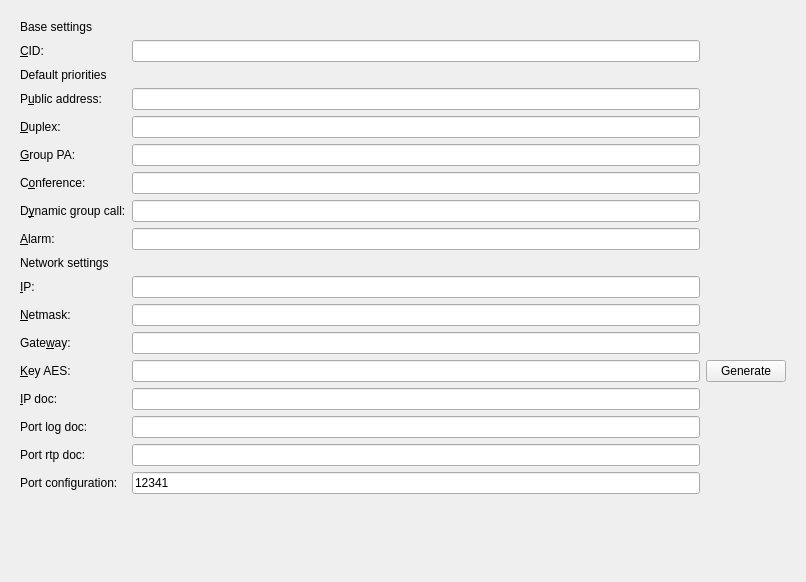
<?xml version="1.0" encoding="UTF-8"?>
<ui version="4.0">
 <class>GlobalParameters</class>
 <widget class="QWidget" name="GlobalParameters">
  <property name="geometry">
   <rect>
    <x>0</x>
    <y>0</y>
    <width>806</width>
    <height>582</height>
   </rect>
  </property>
  <property name="windowTitle">
   <string>Global Parametes</string>
  </property>
  <layout class="QGridLayout" name="gridLayout_2">
   <item row="0" column="0">
    <widget class="QWidget" name="ContainerForm" native="true">
     <layout class="QGridLayout" name="gridLayout">
      <item row="0" column="0">
       <widget class="QLabel" name="l_base_settings">
        <property name="text">
         <string>Base settings</string>
        </property>
        <property name="buddy">
         <cstring>m_pa</cstring>
        </property>
       </widget>
      </item>
      <item row="1" column="0">
       <widget class="QLabel" name="l_caller_id">
        <property name="text">
         <string>&amp;CID:</string>
        </property>
        <property name="buddy">
         <cstring>m_caller_id</cstring>
        </property>
       </widget>
      </item>
      <item row="1" column="1">
       <widget class="QLineEdit" name="m_caller_id"/>
      </item>
      <item row="2" column="0">
       <widget class="QLabel" name="l_default_settings">
        <property name="text">
         <string>Default priorities</string>
        </property>
       </widget>
      </item>
      <item row="3" column="0">
       <widget class="QLabel" name="l_pa">
        <property name="text">
         <string>P&amp;ublic address:</string>
        </property>
        <property name="buddy">
         <cstring>m_pa</cstring>
        </property>
       </widget>
      </item>
      <item row="3" column="1">
       <widget class="QLineEdit" name="m_pa"/>
      </item>
      <item row="4" column="0">
       <widget class="QLabel" name="l_duplex">
        <property name="text">
         <string>&amp;Duplex:</string>
        </property>
        <property name="buddy">
         <cstring>m_duplex</cstring>
        </property>
       </widget>
      </item>
      <item row="4" column="1">
       <widget class="QLineEdit" name="m_duplex"/>
      </item>
      <item row="5" column="0">
       <widget class="QLabel" name="l_circular_call">
        <property name="text">
         <string>&amp;Group PA:</string>
        </property>
        <property name="buddy">
         <cstring>m_group_pa</cstring>
        </property>
       </widget>
      </item>
      <item row="5" column="1">
       <widget class="QLineEdit" name="m_group_pa"/>
      </item>
      <item row="6" column="0">
       <widget class="QLabel" name="l_phone_call">
        <property name="text">
         <string>C&amp;onference:</string>
        </property>
        <property name="buddy">
         <cstring>m_conference</cstring>
        </property>
       </widget>
      </item>
      <item row="6" column="1">
       <widget class="QLineEdit" name="m_conference"/>
      </item>
      <item row="7" column="0">
       <widget class="QLabel" name="l_conference">
        <property name="text">
         <string>D&amp;ynamic group call:</string>
        </property>
        <property name="buddy">
         <cstring>m_dynamic_group_call</cstring>
        </property>
       </widget>
      </item>
      <item row="7" column="1">
       <widget class="QLineEdit" name="m_dynamic_group_call"/>
      </item>
      <item row="8" column="0">
       <widget class="QLabel" name="l_message">
        <property name="text">
         <string>&amp;Alarm:</string>
        </property>
        <property name="buddy">
         <cstring>m_alarm</cstring>
        </property>
       </widget>
      </item>
      <item row="8" column="1">
       <widget class="QLineEdit" name="m_alarm"/>
      </item>
      <item row="9" column="0">
       <widget class="QLabel" name="l_network_settings">
        <property name="text">
         <string>Network settings</string>
        </property>
       </widget>
      </item>
      <item row="10" column="0">
       <widget class="QLabel" name="l_ip">
        <property name="text">
         <string>&amp;IP:</string>
        </property>
        <property name="buddy">
         <cstring>m_ip</cstring>
        </property>
       </widget>
      </item>
      <item row="10" column="1">
       <widget class="QLineEdit" name="m_ip"/>
      </item>
      <item row="11" column="0">
       <widget class="QLabel" name="l_netmask">
        <property name="text">
         <string>&amp;Netmask:</string>
        </property>
        <property name="buddy">
         <cstring>m_netmask</cstring>
        </property>
       </widget>
      </item>
      <item row="11" column="1">
       <widget class="QLineEdit" name="m_netmask"/>
      </item>
      <item row="12" column="0">
       <widget class="QLabel" name="l_gateway">
        <property name="text">
         <string>Gate&amp;way:</string>
        </property>
        <property name="buddy">
         <cstring>m_gateway</cstring>
        </property>
       </widget>
      </item>
      <item row="12" column="1">
       <widget class="QLineEdit" name="m_gateway"/>
      </item>
      <item row="13" column="0">
       <widget class="QLabel" name="l_keyAES">
        <property name="text">
         <string>&amp;Key AES:</string>
        </property>
        <property name="buddy">
         <cstring>m_alarm</cstring>
        </property>
       </widget>
      </item>
      <item row="13" column="1">
       <widget class="QLineEdit" name="m_key_aes">
        <property name="maxLength">
         <number>32</number>
        </property>
       </widget>
      </item>
      <item row="13" column="2">
       <widget class="QPushButton" name="b_genaes">
        <property name="text">
         <string>Generate</string>
        </property>
       </widget>
      </item>
      <item row="14" column="0">
       <widget class="QLabel" name="l_ip_doc">
        <property name="text">
         <string>&amp;IP doc:</string>
        </property>
        <property name="buddy">
         <cstring>m_ip</cstring>
        </property>
       </widget>
      </item>
      <item row="14" column="1">
       <widget class="QLineEdit" name="m_ip_doc"/>
      </item>
      <item row="15" column="0">
       <widget class="QLabel" name="l_port_log_doc">
        <property name="text">
         <string>Port log doc:</string>
        </property>
        <property name="buddy">
         <cstring>m_ip</cstring>
        </property>
       </widget>
      </item>
      <item row="15" column="1">
       <widget class="QLineEdit" name="m_port_log_doc"/>
      </item>
      <item row="16" column="0">
       <widget class="QLabel" name="l_port_rtp_doc">
        <property name="text">
         <string>Port rtp doc:</string>
        </property>
        <property name="buddy">
         <cstring>m_ip</cstring>
        </property>
       </widget>
      </item>
      <item row="16" column="1">
       <widget class="QLineEdit" name="m_port_rtp_doc"/>
      </item>
      <item row="17" column="0">
       <widget class="QLabel" name="l_port_cnf">
        <property name="text">
         <string>Port configuration:</string>
        </property>
        <property name="buddy">
         <cstring>m_ip</cstring>
        </property>
       </widget>
      </item>
      <item row="17" column="1">
       <widget class="QLineEdit" name="m_port_cnf">
        <property name="text">
         <string>12341</string>
        </property>
       </widget>
      </item>
     </layout>
    </widget>
   </item>
   <item row="1" column="0">
    <spacer name="vspace">
     <property name="orientation">
      <enum>Qt::Vertical</enum>
     </property>
     <property name="sizeHint" stdset="0">
      <size>
       <width>20</width>
       <height>40</height>
      </size>
     </property>
    </spacer>
   </item>
  </layout>
 </widget>
 <resources/>
 <connections/>
</ui>
